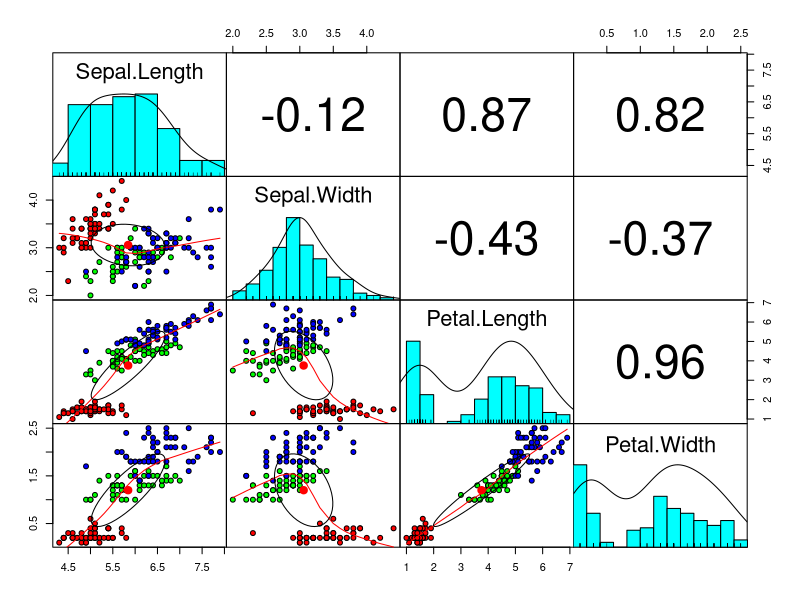
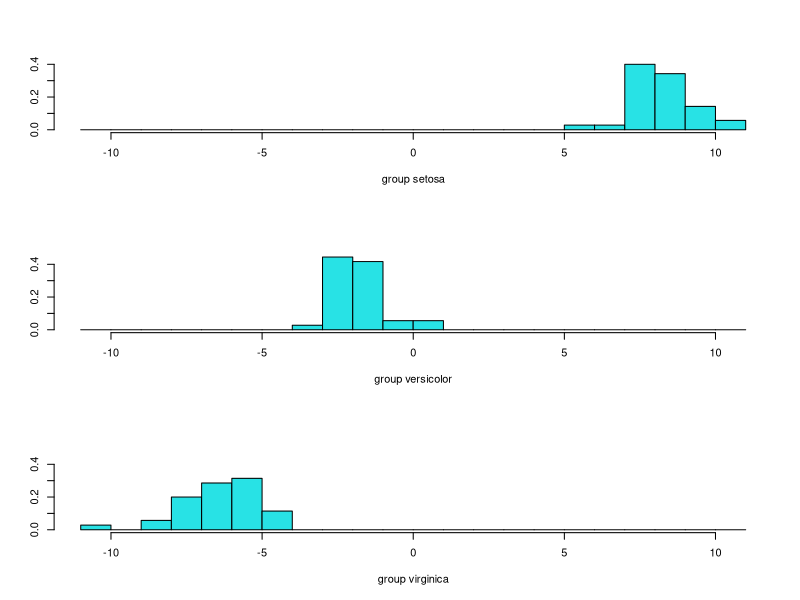
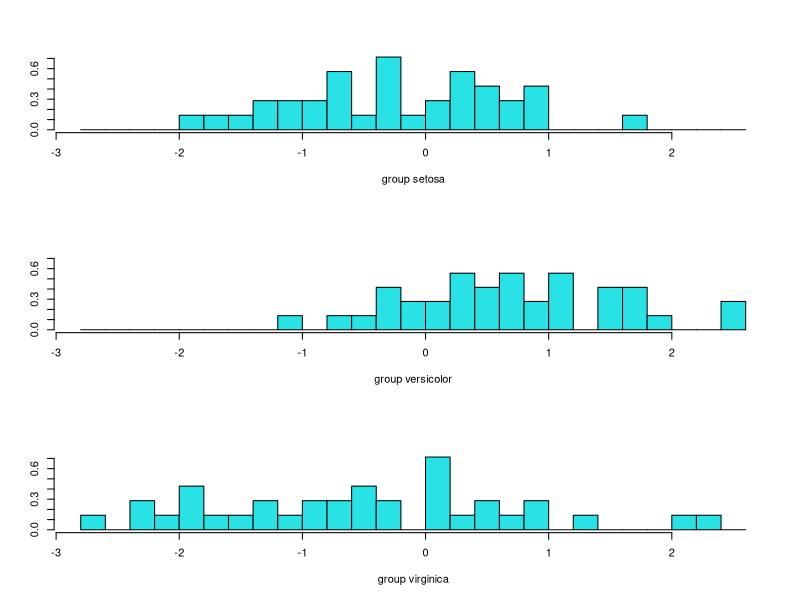
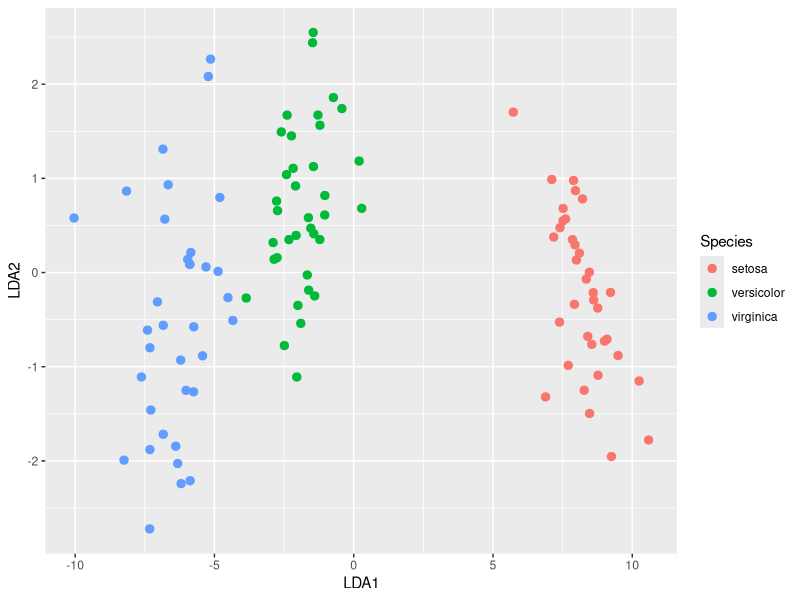

Source code (R) for these figures, in order:
## ---- chunk 1
knitr::opts_chunk$set(echo = TRUE)
## ---- chunk 2
library(tidyverse)
library(skimr) # skim
library(psych) # pairs.panels
library(MASS)  # lda
## ---- chunk 3
data(iris)  # data set built into base R
head(iris)
skim(iris)
## ---- chunk 4
pairs.panels(iris[1:4],
             gap = 0,
             bg = c("red", "green", "blue")[iris$Species],
             pch = 21)
## ---- chunk 5
set.seed(123)
ind <- sample(2, nrow(iris),
              replace = TRUE,
              prob = c(0.7, 0.3))
training <- iris[ind==1,]
testing <- iris[ind==2,]
## ---- chunk 6
linear <- lda(Species ~ ., training)
linear
## ---- chunk 7
training %>% group_by(Species) %>% summarize(sample_proportion = n()/length(training[,1]))
## ---- chunk 8
perc_trace <- round(linear$svd^2/(sum(linear$svd^2)), 4)*100
## ---- chunk 9
p <- predict(linear, training)
ldahist(data = p$x[,1], g = training$Species)
## ---- chunk 10
ldahist(data = p$x[,2], g = training$Species)
## ---- chunk 11
# Create data frame with species, LDA1, LDA2 values in training data set
newdata <- data.frame(Species = training[,5], lda = p$x)
ggplot(newdata) + 
  geom_point(aes(x = lda.LD1, y = lda.LD2, colour = Species), size = 2.5) +
  labs(x = "LDA1", y = "LDA2")
## ---- chunk 12
p1 <- predict(linear, training)$class
tab1 <- table(Predicted = p1, Actual = training$Species)
tab1
## ---- chunk 13
p2 <- predict(linear, testing)$class
tab2 <- table(Predicted = p2, Actual = testing$Species)
